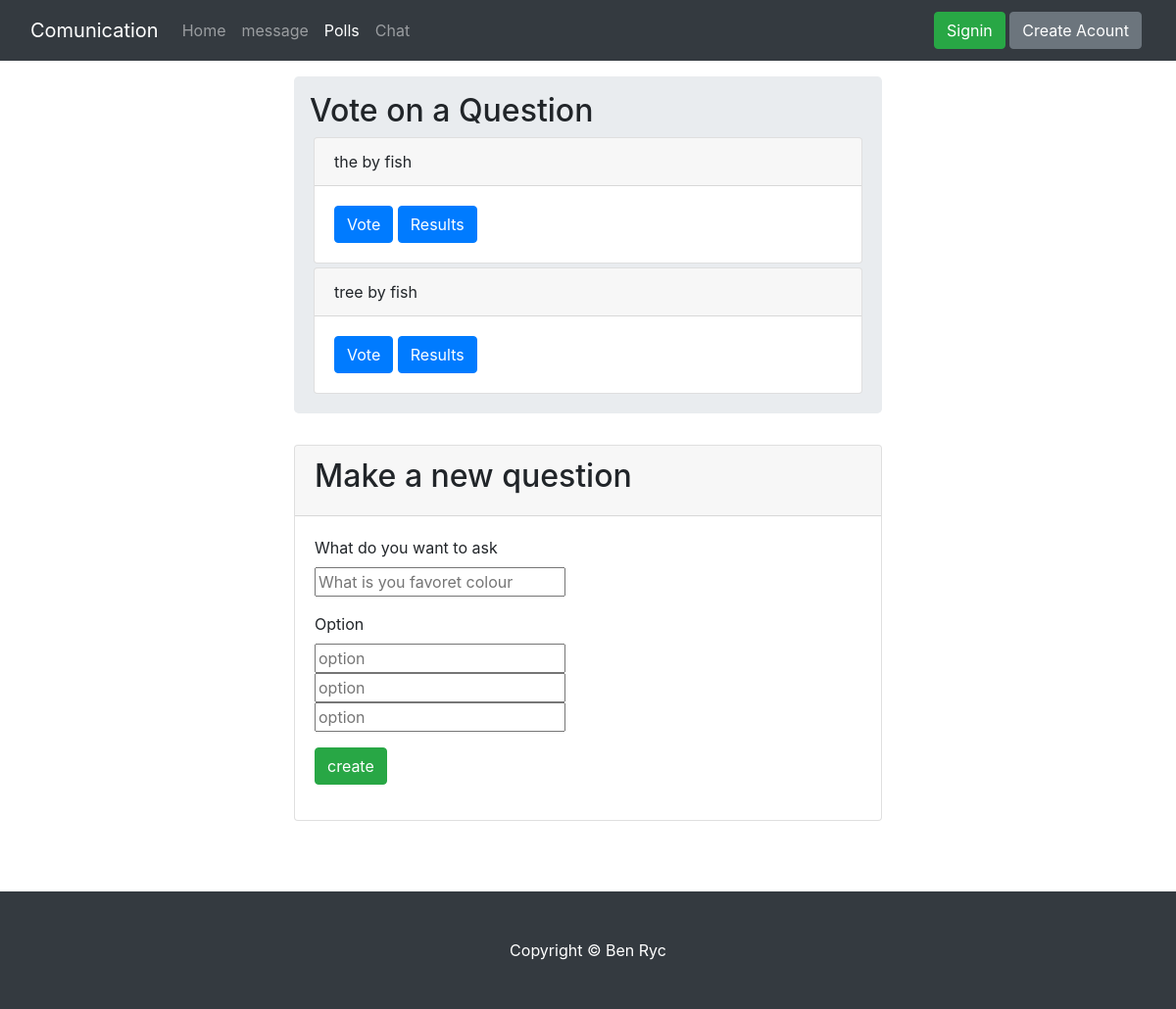
The page /polls/ on the database as committed earlier.
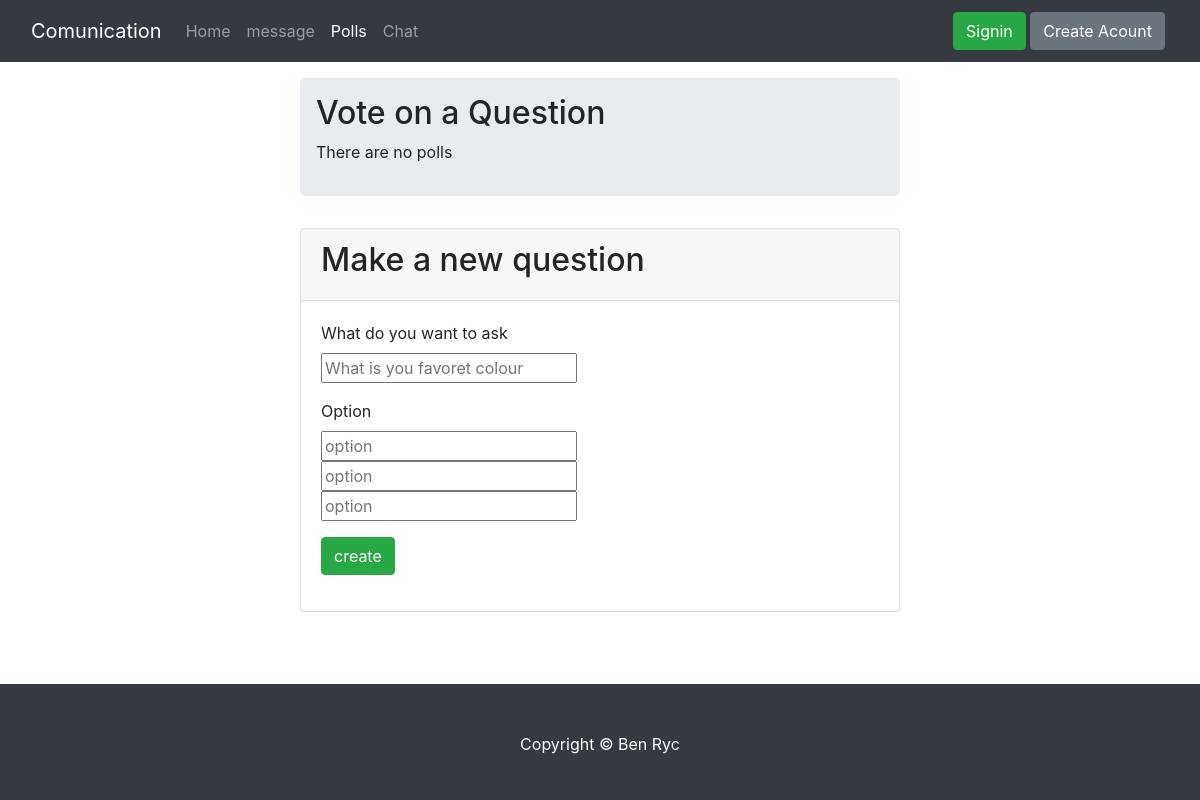
The same page on the database as committed later.
### polls/models.py (models this page shows, shortened)
class Question(models.Model):
    user = models.ForeignKey(User, on_delete=models.CASCADE)
    question_text = models.CharField(max_length=200)
    date = models.DateTimeField('date published')

### polls/views.py (the view)
# urls.py: path('', views.Index.as_view(), name='index'),
class Index(generic.ListView):
    template_name = 'polls/index.html'
    context_object_name = 'question_list'
    def get_queryset(self):
        return Question.objects.order_by('-date')
    additional_context = {'a':'polling', 'b':'index'}
    def get_context_data(self, *args, **kwargs):
        context = super(Index, self).get_context_data(*args, **kwargs)
        context['additional_context'] = self.additional_context
        return context

### polls/templates/polls/index.html (shortened to what this page needs)
{% extends 'base.html' %}
{% block content %}
<div class="fluid-container">
    <div class="p-3 jumbotron mx-auto" style="width: 50%;">
      <h2>Vote on a Question</h2>
      {% if question_list %}
          {% for question in question_list %}
              <div class="card m-1">
                <div class="card-header">
                  {{ question.question_text }} by {{ question.user }}
                </div>
                <div class="card-body">
                  <a class="btn btn-primary" href="{% url 'polls:detail' question.id %}">Vote</a>
                  <a class="btn btn-primary" href="{% url 'polls:results' question.id %}">Results</a>
                </div>
              </div>
          {% endfor %}
      {% else %}
        <p>There are no polls <p>
      {% endif %}
    </div>
    <div class="card mx-auto" style="width: 50%;">
      <div class="card-header">
        <h2>Make a new question</h2>
      </div>
      <div class="card-body">
        <form class="create" action="{% url 'polls:new_question' %}" method="post">
          <div class="form-group">
            <label for="question_name">What do you want to ask</label><br>
            <input type="text" name="question_name" id="question_name" placeholder="What is you favoret colour"><br>
          </div>
          <div class="form-group">
            <label for="option">Option</label><br>
            <input type="text" id="option" name="option1" placeholder="option"><br>
            <input type="text" id="option" name="option2" placeholder="option"><br>
            <input type="text" id="option" name="option3" placeholder="option">
          </div>
          <input class='btn btn-success' type="submit" value="create">
        </form>
      </div>
    </div>
</div>
{% endblock %}

### common-static/templates/base.html (shortened to what this page needs)
{% load static %}
<link rel="stylesheet" type="text/css" href="{% static 'polls/style.css' %}">
<link rel="stylesheet" href="https://stackpath.bootstrapcdn.com/bootstrap/4.4.1/css/bootstrap.min.css">
<head>
</head>
<body class="">
  <nav class="navbar navbar-expand-md navbar-dark bg-dark mb-3">
    <div class="container-fluid">
        <a href="#" class="navbar-brand mr-3">Comunication</a>
        <div class="collapse navbar-collapse" id="navbarCollapse">
            <div class="navbar-nav">
              <a href="{% url 'home:homePage' %}" class="nav-item nav-link {% if additional_context.a == 'home' %} active {% endif %}">Home</a>
              <a href="{% url 'message:index' %}" class="nav-item nav-link {% if additional_context.a == 'posts' %} active {% endif %}">message</a>
              <a href="{% url 'polls:index' %}" class="nav-item nav-link {% if additional_context.a == 'polling' %} active {% endif %}">Polls</a>
              <a href="{% url 'chat:index' %}" class="nav-item nav-link {% if additional_context.a == 'chat' %} active {% endif %}">Chat</a>
            </div>
            <div class="navbar-nav ml-auto ">
              {% if request.user.is_authenticated %}
                <a href="{% url 'home:profile' %}" class="nav-item btn btn-success m-1">Profile {{ request.user }}</a>
                <a href="{% url 'home:signout' %}" class="nav-item btn btn-secondary m-1">Signout of {{ request.user }}</a>
              {% else %}
              <div class="m-1">
                <a class="btn btn-success " href="{% url 'home:signin' %}">Signin</a>
                <a class="btn btn-secondary" href="{% url 'home:new_account' %}">Create Acount</a>
              </div>
              {% endif %}
            </div>
        </div>
    </div>
  </nav>
  {% block content %}{% endblock %}
  <br><br><br>
  <footer class="py-5 bg-dark">
    <div class="container">
      <p class="m-0 text-center text-white">Copyright &copy; Ben Ryc</p>
    </div>
  </footer>
</body>

Rows that differ between the two databases and show on the page:
removed Question: question_text "the", user "fish"
removed Question: question_text "tree", user "fish"
Other text that changed with them:
text now shown: "There are no polls"
